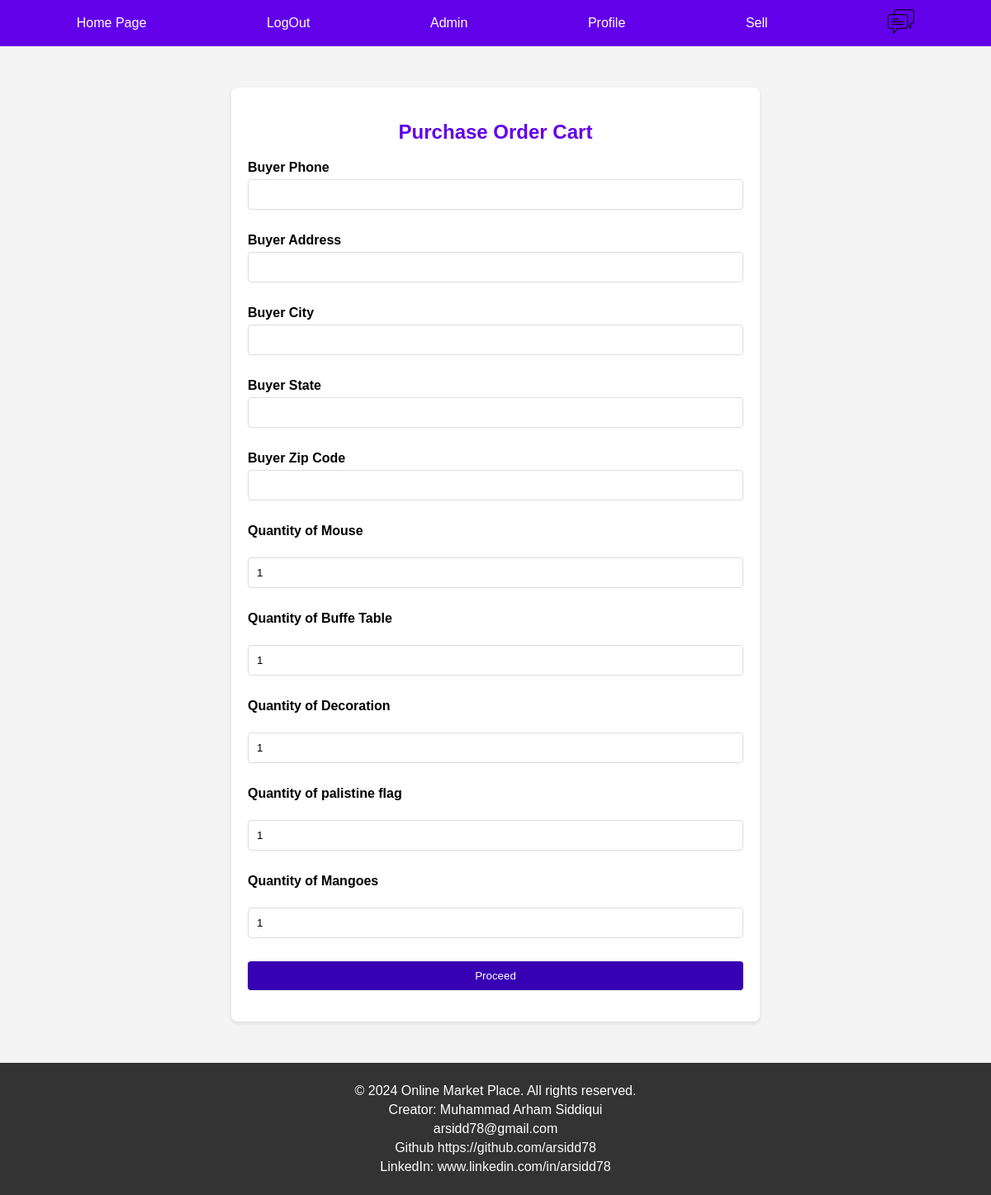
The page /member/order_cart/ (signed in) on the database as committed earlier.
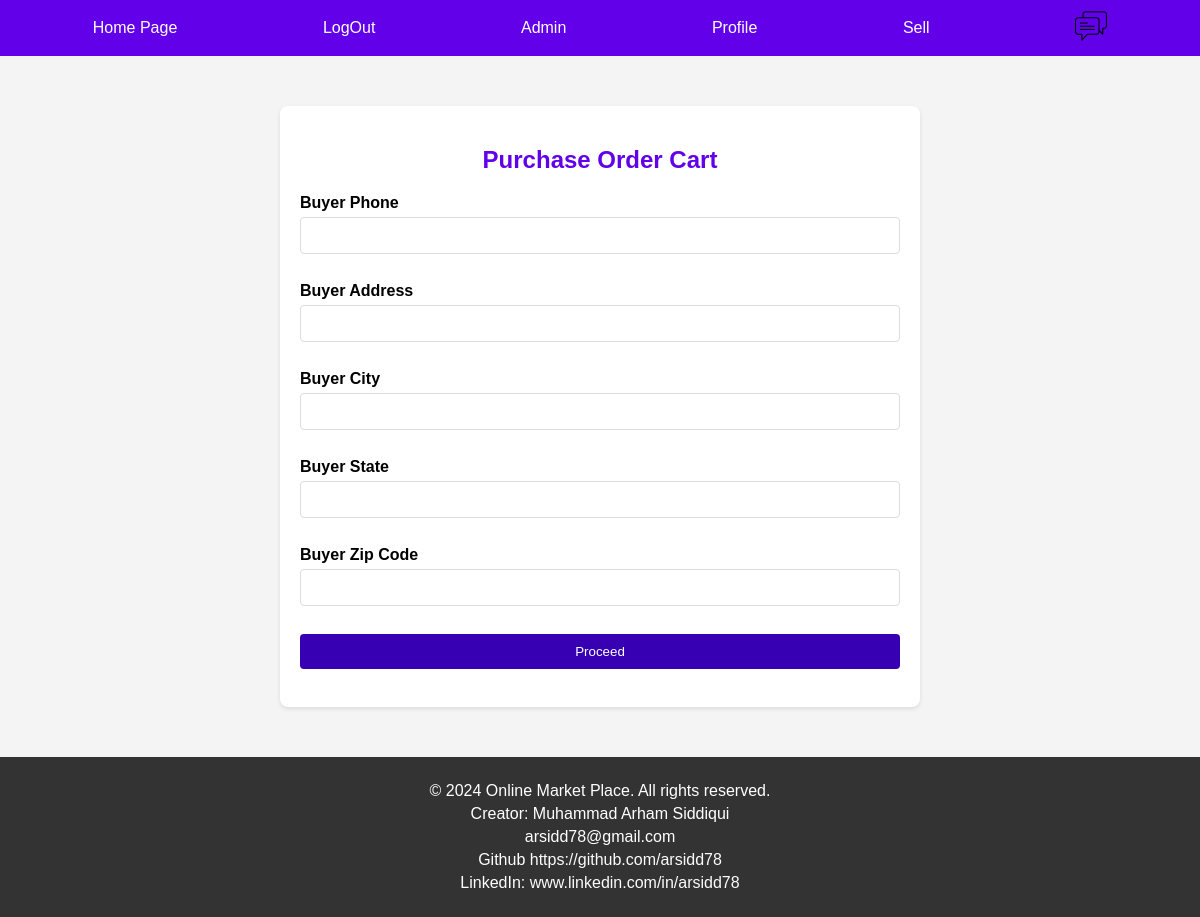
The same page on the database as committed later.
### product/models.py (models this page shows, shortened)
class Products(models.Model):
    name = models.ForeignKey(User,on_delete=models.CASCADE)
    product_name = models.CharField(max_length=200)
    product_description = models.TextField(max_length=500)
    product_price = models.DecimalField('Price',max_digits=7,decimal_places=2)
    product_discounted_price = models.DecimalField('Discounted Price',max_digits=7,decimal_places=2,null=True,blank=True)
    product_delivery_charge = models.IntegerField(default=0)
    product_tax_rate = models.DecimalField(decimal_places=3,max_digits=5, null= True, blank= True)
    product_specification = models.TextField(null= True, blank= True)
    product_posted_date = models.DateField( auto_now_add=True)
    product_images = models.ImageField(upload_to='products/')
    product_images2 = models.ImageField(null=True,blank=True,upload_to='products/')
    product_images3 = models.ImageField(null=True,blank=True,upload_to='products/')
    product_images4 = models.ImageField(null=True,blank=True,upload_to='products/')
    product_images5 = models.ImageField(null=True,blank=True,upload_to='products/')
    categories_choices = product_categories = {
    "ELECTRONICS": "Electronics",
    "CLOTHING & ACCESSORIES": "Clothing & Accessories",
    "HOME & KITCHEN": "Home & Kitchen",
    "BEAUTY & PERSONAL CARE": "Beauty & Personal Care",
    "HEALTH & FITNESS": "Health & Fitness",
    "TOYS & GAMES": "Toys & Games",
    "BOOKS & MEDIA": "Books & Media",
    "AUTOMOTIVE": "Automotive",
    "SPORTS & OUTDOORS": "Sports & Outdoors",
    "PET SUPPLIES": "Pet Supplies",
    "HOME APPLIANCES": "Home Appliances",
    "OFFICE SUPPLIES": "Office Supplies",
    "FURNITURE & DECOR": "Furniture & Decor",
    "JEWELRY & WATCHES": "Jewelry & Watches",
    "BABY & TODDLER": "Baby & Toddler",
    "FOOD & GROCERIES": "Food & Groceries",
    "ARTS & CRAFTS": "Arts & Crafts",
    "MUSICAL INSTRUMENTS": "Musical Instruments",
    "GARDEN & OUTDOOR LIVING": "Garden & Outdoor Living",
    "TRAVEL & LUGGAGE": "Travel & Luggage",
    "SMARTPHONE": "Smartphone",
    "LAPTOP": "Laptop",
    "CAMERA": "Camera",
    "TV": "TV",
    "HEADPHONE": "Headphone",
    "GADGET": "Gadget",
    "APPAREL": "Apparel",
    "BAG": "Bag",
    "JEWELRY": "Jewelry",
    "SUNGLASSES": "Sunglasses",
    "WATCH": "Watch",
    "HOME IMPROVEMENT": "Home Improvement",
    "DECOR": "Decor",
    "KITCHEN APPLIANCES": "Kitchen Appliances",
    "COOKWARE": "Cookware",
    "FURNITURE": "Furniture",
    "SKINCARE": "Skincare",
    "MAKEUP": "Makeup",
    "HAIRCARE": "Haircare",
    "GROOMING": "Grooming",
    "FRAGRANCES": "Fragrances",
    "EXERCISE EQUIPMENT": "Exercise Equipment",
    "NUTRITIONAL SUPPLEMENTS": "Nutritional Supplements",
    "FITNESS TRACKERS": "Fitness Trackers",
    "YOGA MATS": "Yoga Mats",
    "TOYS": "Toys",
    "BOARD GAMES": "Board Games",
    "PUZZLES": "Puzzles",
    "EDUCATIONAL TOYS": "Educational Toys",
    "OUTDOOR PLAY EQUIPMENT": "Outdoor Play Equipment",
    "BOOKS": "Books",
    "E-BOOKS": "E-books",
    "AUDIOBOOKS": "Audiobooks",
    "DVDS": "DVDs",
    "CDS": "CDs",
    "DIGITAL MEDIA": "Digital Media",
    "CAR PARTS": "Car Parts",
    "ACCESSORIES": "Accessories",
    "TOOLS": "Tools",
    "MAINTENANCE SUPPLIES": "Maintenance Supplies",
    "ELECTRONICS": "Electronics",
    "SPORTING EQUIPMENT": "Sporting Equipment",
    "CAMPING GEAR": "Camping Gear",
    "HIKING GEAR": "Hiking Gear",
    "OUTDOOR CLOTHING": "Outdoor Clothing",
    "FOOD": "Food",
    "TOYS": "Toys",
    "GROOMING PRODUCTS": "Grooming Products",
    "BEDS": "Beds",
    "CARRIERS": "Carriers",
    "LARGE APPLIANCES": "Large Appliances",
    "SMALL APPLIANCES": "Small Appliances",
    "STATIONERY": "Stationery",
    "DESK ORGANIZERS": "Desk Organizers",
    "PRINTERS": "Printers",
    "OFFICE FURNITURE": "Office Furniture",
    "TECHNOLOGY ACCESSORIES": "Technology Accessories",
    "SOFAS": "Sofas",
    "CHAIRS": "Chairs",
    "TABLES": "Tables",
    "LIGHTING FIXTURES": "Lighting Fixtures",
    "RUGS": "Rugs",
    "RINGS": "Rings",
    "NECKLACES": "Necklaces",
    "BRACELETS": "Bracelets",
    "EARRINGS": "Earrings",
    "WATCHES": "Watches",
    "CLOTHING": "Clothing",
    "DIAPERS": "Diapers",
    "FEEDING SUPPLIES": "Feeding Supplies",
    "STROLLERS": "Strollers",
    "TOYS": "Toys",
    "NON-PERISHABLE FOOD": "Non-perishable Food",
    "SNACKS": "Snacks",
    "BEVERAGES": "Beverages",
    "GOURMET FOODS": "Gourmet Foods",
    "SPICES": "Spices",
    "ART SUPPLIES": "Art Supplies",
    "CRAFTING MATERIALS": "Crafting Materials",
    "DIY KITS": "DIY Kits",
    "SEWING SUPPLIES": "Sewing Supplies",
    "GUITARS": "Guitars",
    "KEYBOARDS": "Keyboards",
    "DRUMS": "Drums",
    "VIOLINS": "Violins",
    "WIND INSTRUMENTS": "Wind Instruments",
    "GARDENING TOOLS": "Gardening Tools",
    "PLANTS": "Plants",
    "OUTDOOR FURNITURE": "Outdoor Furniture",
    "BBQ GRILLS": "BBQ Grills",
    "LUGGAGE SETS": "Luggage Sets",
    "BACKPACKS": "Backpacks",
    "TRAVEL ACCESSORIES": "Travel Accessories",
    "TOILETRIES": "Toiletries",
    "OUTDOOR GEAR": "Outdoor Gear"
    }
    product_category = models.CharField('category',max_length=100,choices=categories_choices)
    product_quantity = models.IntegerField()
    sellor_name = models.CharField(max_length=100)
    company_name = models.CharField(null= True, blank= True, max_length=200)
    product_website = models.URLField(null= True,blank=True)

### member/views.py (the view)
# urls.py: path('order_cart/',views.order_cart,name='order_cart'),
def order_cart(request):
    if request.user.is_authenticated:
        if request.method == 'POST':
            member = get_object_or_404(Member, user=request.user)
            cart_products = member.user_cart_list.all()
            purchases = []
            total = []
            for product in cart_products:
                sellor = get_object_or_404(Member,user = product.name)
                quantity = request.POST.get(f'product_quantity_{product.id}')
                if quantity:
                    purchase_order = Purchase.objects.create(
                        product=product,
                        buyer=request.user,
                        quantity=int(quantity),
                        sellor=product.name,
                        price=product.product_price,
                        buyer_phone=request.POST.get('phone'),
                        buyer_address=request.POST.get('address'),
                        buyer_city=request.POST.get('city'),
                        buyer_state=request.POST.get('state'),
                        buyer_zip_code=request.POST.get('zip_code')
                    )
                    purchase_order.save()
                    product.product_quantity -= int(quantity)
                    total_price = int(quantity) * product.product_price
                    total.append(total_price)
                    member.user_recent_purchase.add(product)
                    member.user_purchases += product.product_price * int(quantity)
                    sellor.user_recent_sales.add(product)
                    sellor.user_sales += product.product_price * int(quantity)
                    product.save()
                    purchase = get_object_or_404(Purchase, id=purchase_order.id)
                    sales = SalesOrder.objects.create(sellor = purchase.sellor)
                    sales.save()
                    sales.sale_order.add(purchase)
                    purchases.append(purchase)
            context = {
                'request': request,
                'cart_products': cart_products,
                'purchases': purchases,
                'total':sum(total)
            }
            return render(request, 'member/confirmation.html', context)
        else:
            member = get_object_or_404(Member, user=request.user)
            cart_products = member.user_cart_list.all()
            context = {
                'request': request,
                'cart_products': cart_products,
                'member':member
            }
            return render(request, 'member/cart_order.html', context)
    return redirect('registration:login')

### member/templates/member/cart_order.html (shortened to what this page needs)
{% load static %}
<!DOCTYPE html>
<html lang="en">
<head>
    <link rel="stylesheet" href="{% static 'member/order_cart_style.css' %}">
</head>
<body>
    <nav>
        <a href="{% url 'product:home' %}">Home Page</a>
        {% if request.user.is_authenticated %}
            <a href="{% url 'registration:signout' %}">LogOut</a>
        {% else %}
            <a href="{% url 'registration:login' %}">LogIn</a>
        {% endif %}
        <a href="/admin/">Admin</a>
        {% if member %}
        <a href="{% url 'member:profile' request.user.username %}">Profile</a>
        {% else %}
        <a href="{% url 'member:register' %}">Complete Profile</a>
        {% endif %}
        <a href="{% url 'member:add_product_page' %}">Sell</a>
        <a href="{% url 'chat:sellor-chat' %}"><img src="/media/logos/chat_logo.png" alt="chat" width="32"></a>
    </nav>
    <div class="order-cart-container">
        <h2>Purchase Order Cart</h2>
        <form action="{% url 'member:order_cart' %}" method="post">
            <label for="phone">Buyer Phone</label>
            <input type="text" required name="phone" id="phone"><br>
            <label for="address">Buyer Address</label>
            <input type="text" required name="address" id="address"><br>
            <label for="city">Buyer City</label>
            <input type="text" required name="city" id="city"><br>
            <label for="state">Buyer State</label>
            <input type="text" required name="state" id="state"><br>
            <label for="zip_code">Buyer Zip Code</label>
            <input type="text" required name="zip_code" id="zip_code"><br>
            {% for product in cart_products %}
            <label for="product_quantity_{{ product.id }}">Quantity of {{ product.product_name }}</label><br>
            <input type="number" name="product_quantity_{{ product.id }}" id="product_quantity_{{ product.id }}" value="1" min="1" max="{{ product.product_quantity }}"><br>
            {% endfor %}
            <input type="submit" value="Proceed"><br>
        </form>
    </div>
    <footer>
        <p>&copy; 2024 Online Market Place. All rights reserved.</p>
        <p>Creator: Muhammad Arham Siddiqui</p>
        <p>arsidd78@gmail.com</p>
        <p>Github <a href="https://github.com/arsidd78">https://github.com/arsidd78</a></p>
        <p>LinkedIn: <a href="https://www.linkedin.com/in/arsidd78">www.linkedin.com/in/arsidd78</a></p>
    </footer>
</body>
</html>

Rows that differ between the two databases and show on the page:
no longer on this page (row edited): Products: product_name "Mouse"
no longer on this page (row edited): Products: product_name "Buffe Table"
no longer on this page (row edited): Products: product_name "Decoration"
no longer on this page (row edited): Products: product_name "palistine flag"
no longer on this page (row edited): Products: product_name "Mangoes"
